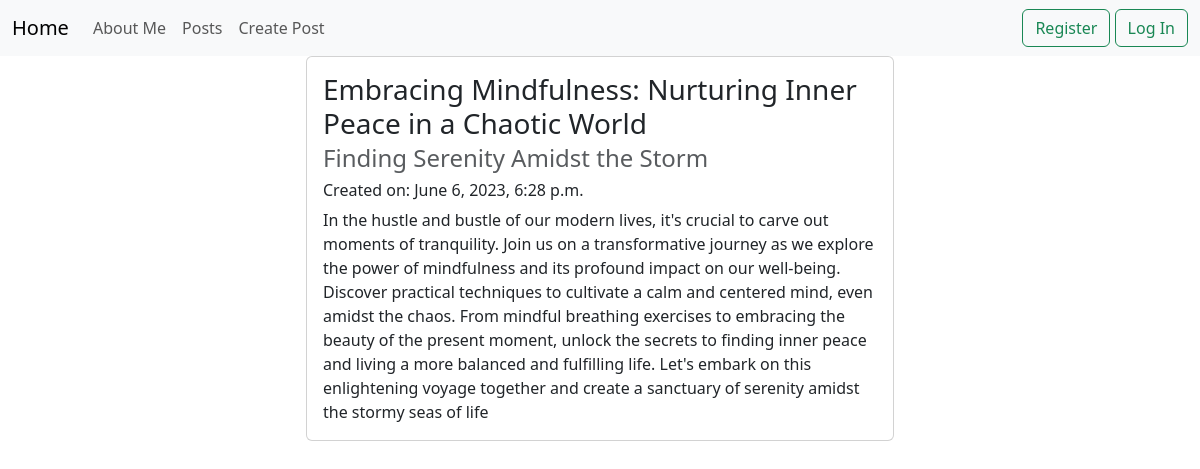
Screenshot of /posts/5/ with the database file from the repository.
### posts/models.py (models this page shows, shortened)
class Post(models.Model):
    title = models.CharField(max_length=128)
    subtitle = models.CharField(max_length=256)
    body = models.TextField()
    author = models.ForeignKey(
        get_user_model(),
        on_delete=models.CASCADE
    )
    created_on = models.DateTimeField(auto_now_add=True)
    status = models.ForeignKey(
        Status,
        on_delete=models.CASCADE,
        blank=True, null=True
    )

### posts/views.py (the view)
# urls.py: path("<int:pk>/", views.PostDetailView.as_view(), name="detail"),
class PostDetailView(DetailView):
    template_name = "posts/detail.html"
    model = Post

### templates/posts/detail.html (shortened to what this page needs)
{% extends 'base.html' %}
{% block content %}
<div class="row d-flex justify-content-center">
    <div class="col-md-6">
        <div class="card">
            <div class="card-body">
                <h3 class="card-title">{{ post.title }}</h3>
                <h4 class="card-subtitle mb-2 text-muted">{{ post.subtitle }}</h4>
                <h6>Created on: {{ post.created_on }}</h6>
                <p class="card-text">{{ post.body}}</p>
            </div>
        </div>
    </div>
</div>
{% endblock content %}

### rows the page displays
Post: title "Embracing Mindfulness: Nurturing Inner Peace in a Chaotic World", subtitle "Finding Serenity Amidst the Storm", created_on "June 6, 2023, 6:28 p.m.", body "In the hustle and bustle of our modern lives, it's crucial to carve out moments of tranquility. Join us on a transformative journey as we explore the power of mindfulness and its profound impact on our well-being. Discover practical techniques to cultivate a calm and centered mind, even amidst the chaos. From mindful breathing exercises to embracing the beauty of the present moment, unlock the secrets to finding inner peace and living a more balanced and fulfilling life. Let's embark on this enlightening voyage together and create a sanctuary of serenity amidst the stormy seas of life"
